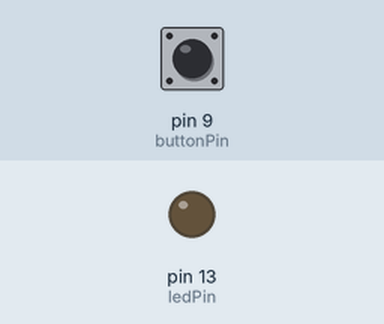
This sketch was run on a simulated Arduino Uno, built with avr-gcc and run on an emulated ATmega328P. On the bench: output pins drawn as LEDs (lit = HIGH). The test bench sets the inputs (shaded band); at power-on: pin 9 (buttonPin) HIGH.

Above: at 1.2 s.
1.3 s: pin 9 (buttonPin) pulled LOW for 0.15 s
At 1.37 s:
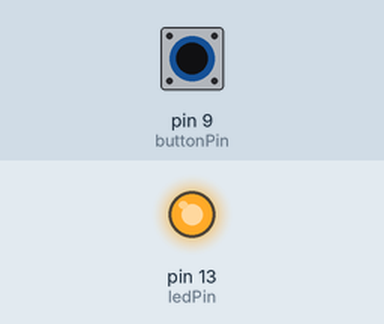
2.9 s: pin 9 (buttonPin) pulled LOW for 3.2 s
At 6.4 s:
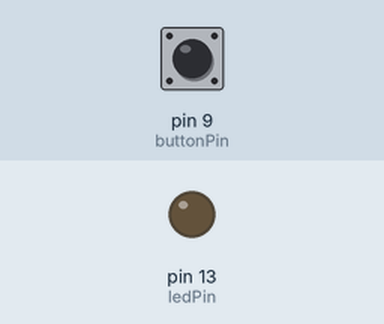
Timing chart, 0 to 7.9 s (numbered marks = the images above; inputs shaded):
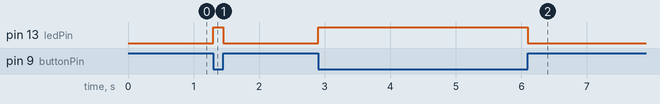

Measured:
- after the input at 1.3 s, pin 13 (ledPin): LOW → HIGH at once, → LOW 0.15 s later
- after the input at 2.9 s, pin 13 (ledPin): LOW → HIGH at once, → LOW 3.2 s later

The sketch:

DigitalInDigitalOut.ino
```cpp
//
//  DigitalInDigitalOut  by Justin James Clayden
//  - Maps the state of the button on buttonPin to the LED on ledPin
//

 int ledPin = 13;
 int buttonPin = 9;

void setup() {
  // initialize the digital pin as an output.
  // Pin 13 has an LED connected on most Arduino boards:
  pinMode(ledPin, OUTPUT);
  pinMode(buttonPin, INPUT);

}

void loop() {

  boolean buttonValue = digitalRead(buttonPin);
  //digitalWrite(ledPin, !buttonValue);
  if (buttonValue == LOW) {  // On the input shield, LOW represents pressed
  digitalWrite(ledPin, HIGH);
  } else {
   digitalWrite(ledPin,LOW);
  }

}
```
